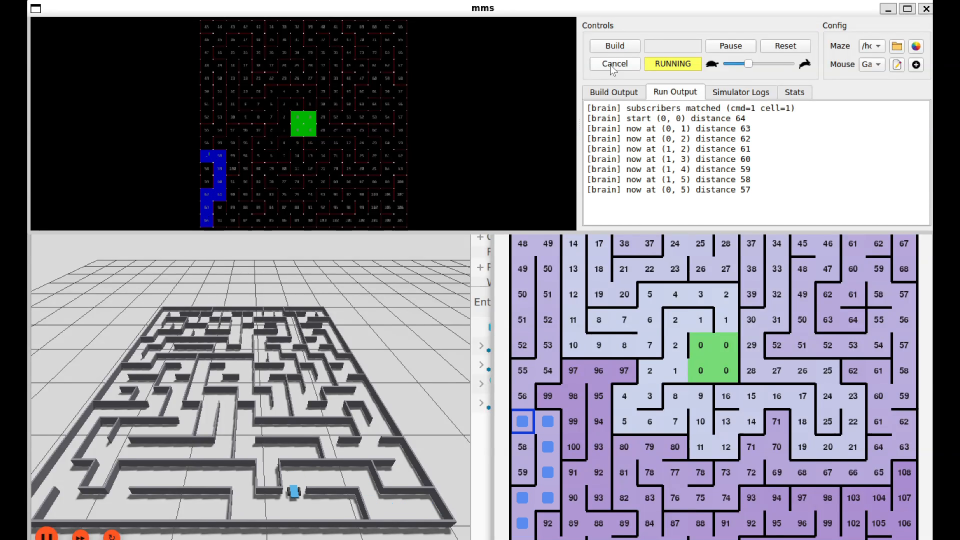
#> input picture frame 86 of media/micromouse_demo.mp4, 1920 x 1080 px (shown at 1/2 size)
$ python mp4_to_gif.py
#> lines starting #> are read from the running program, lines starting #| are printed output that depends on the picture
#!/usr/bin/env python3
"""Convert micromouse_demo.mp4 to an optimized GIF for GitHub README autoplay."""
import os
import sys

import cv2
from PIL import Image

ROOT = os.path.dirname(os.path.dirname(os.path.abspath(__file__)))
SRC = os.path.join(ROOT, "media", "micromouse_demo.mp4")
DST = os.path.join(ROOT, "media", "micromouse_demo.gif")
MAX_WIDTH = 720
FRAME_STEP = 5      # ~6 fps from 30 fps source
MAX_FRAMES = 150
DURATION_MS = 167   # ~6 fps


def main():
    cap = cv2.VideoCapture(SRC)
    if not cap.isOpened():
        sys.exit("cannot open %s" % SRC)

    frames = []
    idx = 0
    while len(frames) < MAX_FRAMES:
        ret, bgr = cap.read()
#> bgr is the input picture: shape (1080, 1920, 3); mean B, G, R 143.9, 134.8, 136.4
        if not ret:
            break
        if idx % FRAME_STEP == 0:
            rgb = cv2.cvtColor(bgr, cv2.COLOR_BGR2RGB)
            img = Image.fromarray(rgb)
            w, h = img.size
#> w = 1920; h = 1080
            if w > MAX_WIDTH:
                nh = int(h * MAX_WIDTH / w)
#> nh = 405
                img = img.resize((MAX_WIDTH, nh), Image.Resampling.LANCZOS)
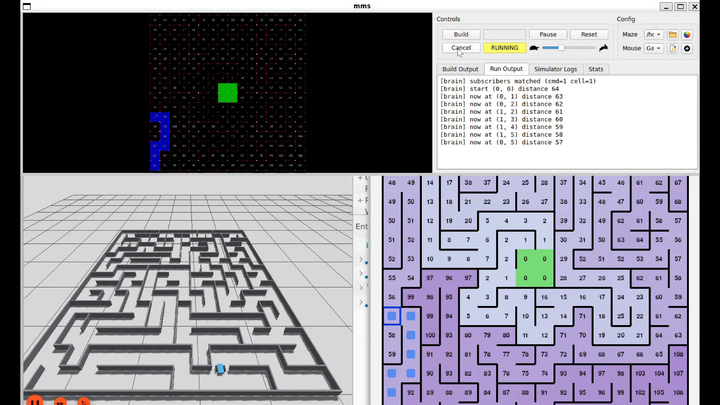
#> img: PIL image 720x405 RGB; mean R, G, B 136.6, 135, 144.1
            frames.append(img.convert("P", palette=Image.Palette.ADAPTIVE, colors=128))
        idx += 1
    cap.release()

    if not frames:
        sys.exit("no frames extracted")

    os.makedirs(os.path.dirname(DST), exist_ok=True)
    frames[0].save(
        DST,
        save_all=True,
        append_images=frames[1:],
        duration=DURATION_MS,
        loop=0,
        optimize=True,
    )
    print("wrote %s (%d frames, %.1f MB)" % (
        DST, len(frames), os.path.getsize(DST) / 1_048_576))


if __name__ == "__main__":
    main()

$ run again, starting later in the video
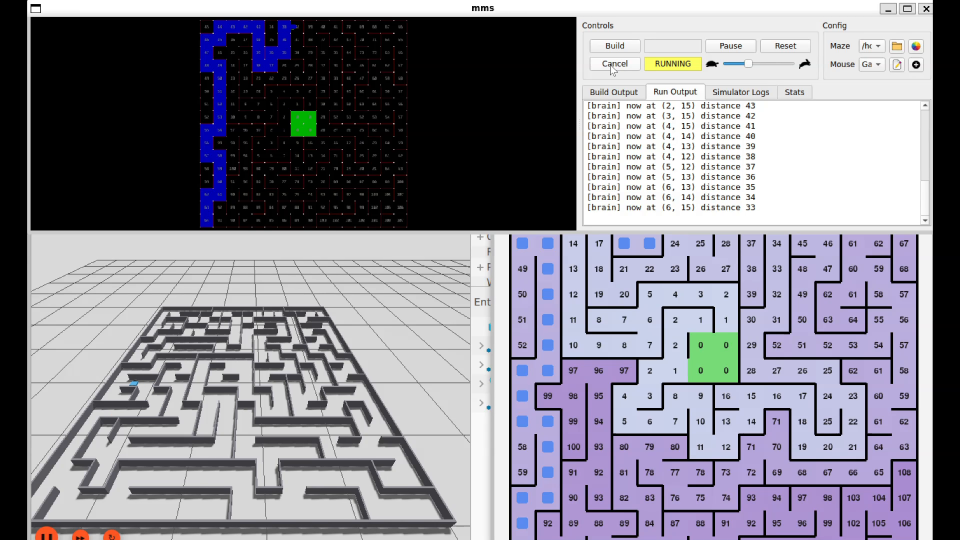
#> input picture frame 390 of media/micromouse_demo.mp4, 1920 x 1080 px (shown at 1/2 size)
#> in main, bgr is the input picture: shape (1080, 1920, 3); mean B, G, R 145.1, 134.6, 136.1
#> in main, `img = img.resize((MAX_WIDTH, nh), Image.Resampling.LANCZOS)`:
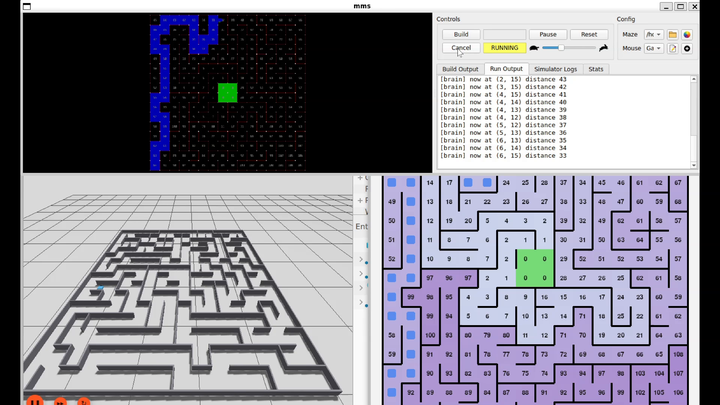
#> img: PIL image 720x405 RGB; mean R, G, B 136.3, 134.8, 145.3

$ run again, starting later in the video
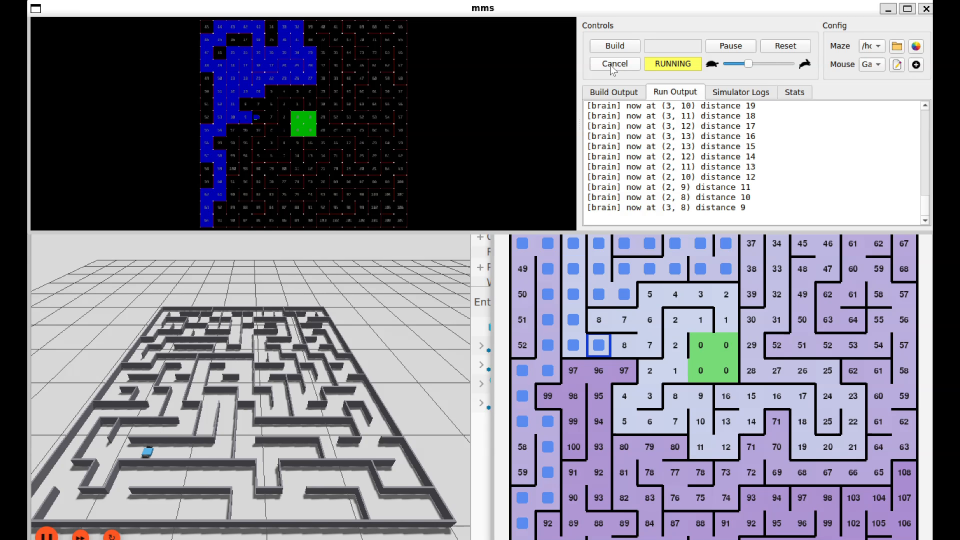
#> input picture frame 693 of media/micromouse_demo.mp4, 1920 x 1080 px (shown at 1/2 size)
#> in main, bgr is the input picture: shape (1080, 1920, 3); mean B, G, R 146.6, 134.4, 135.7
#> in main, `img = img.resize((MAX_WIDTH, nh), Image.Resampling.LANCZOS)`:
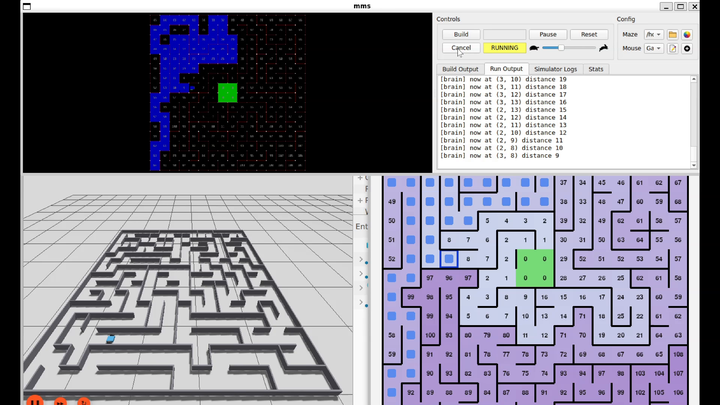
#> img: PIL image 720x405 RGB; mean R, G, B 135.9, 134.6, 146.8
